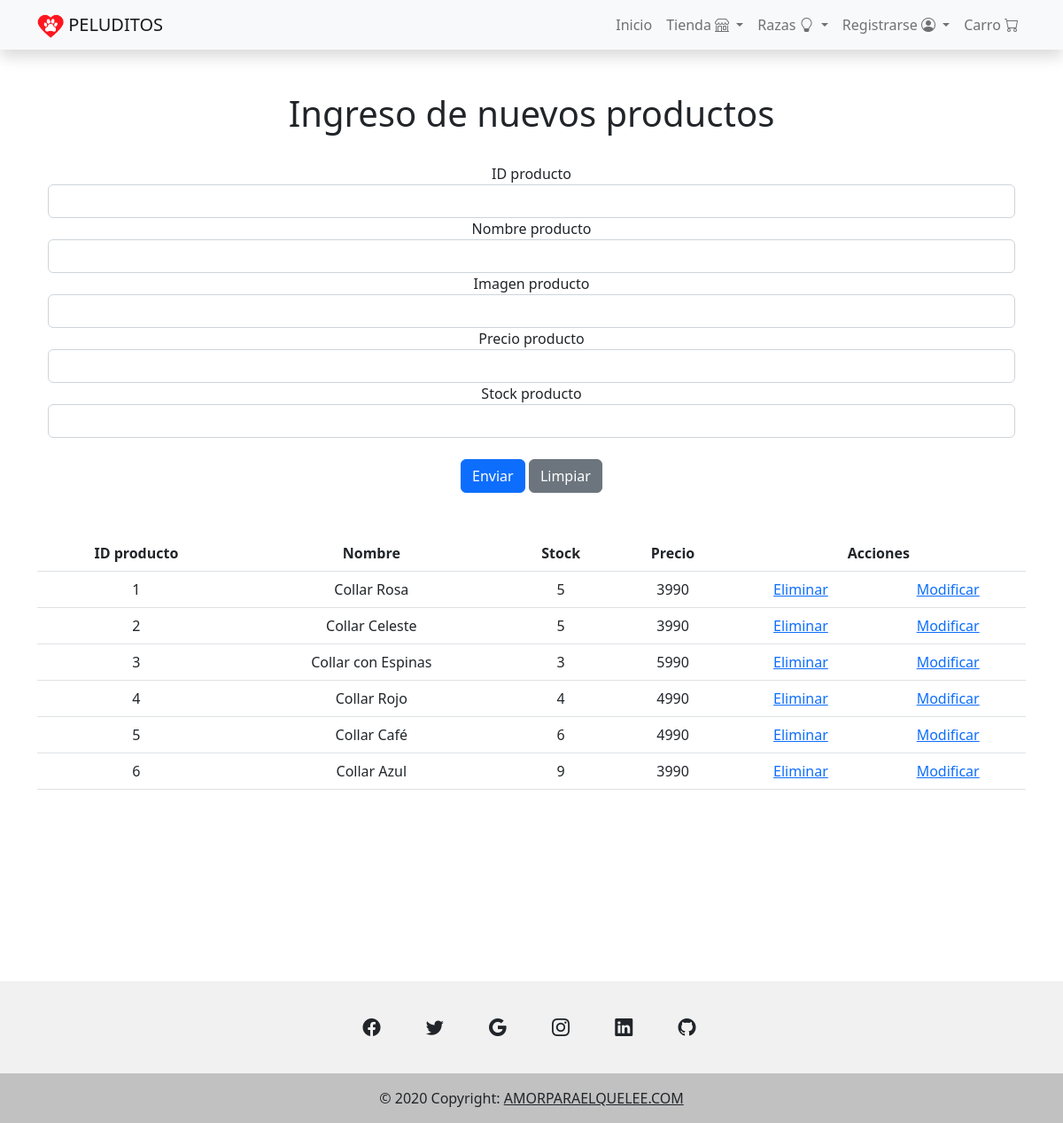
Page /addproductos on the earlier database version.
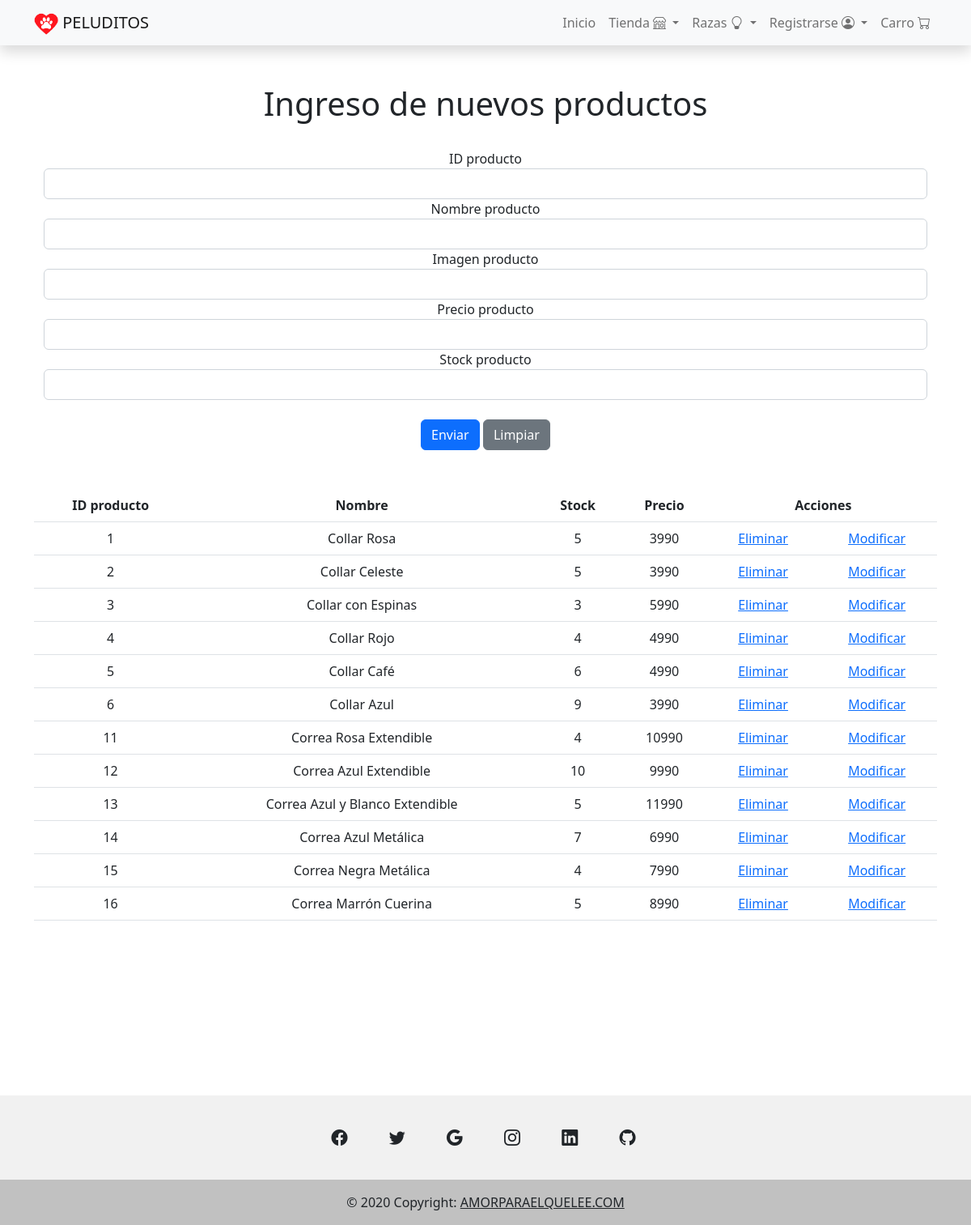
Same page on the later database version.
### Main/models.py (models this page shows, shortened)
class Producto(models.Model):
    idProducto =models.IntegerField(primary_key=True, verbose_name='Id de Producto')
    nombreProducto =models.CharField(max_length=50, verbose_name='Nombre del Producto')
    imagenProducto =models.CharField(max_length=150, verbose_name='Imagen del Producto')
    precioProducto =models.IntegerField(verbose_name='Precio del Producto')
    stockProducto =models.IntegerField(verbose_name='Stock del Producto')

### Main/views.py (the view)
# urls.py: path('addproductos', addproductos),
def addproductos(request):
    productos = Producto.objects.all()
    datos = {'productos': productos}
    return render(request, 'addproductos.html', datos)

### Main/templates/addproductos.html (shortened to what the changed rows need)
<!doctype html>
<html lang="en">
  <head>
    {% load static %}
    <link href="https://cdn.jsdelivr.net/npm/bootstrap@5.1.3/dist/css/bootstrap.min.css" rel="stylesheet">
    <link rel="stylesheet" href="{% static 'css/bootstrap.min.css'%}">
    <link href="{% static 'css/productos.css'%}" rel="stylesheet">
    <link rel="stylesheet" href="https://cdn.jsdelivr.net/npm/bootstrap-icons@1.3.0/font/bootstrap-icons.css">
    <link href="https://cdn.jsdelivr.net/npm/bootstrap@5.2.0-beta1/dist/css/bootstrap.min.css" rel="stylesheet">
  </head>
  <body>
    {% load static %}
        <div class="container text-center mt-5 ">
            <div class="row">
                <h1>Ingreso de nuevos productos</h1>
            </div>
            <br>
            <div class="container">
            <br><br>
            <div class="row">
                <table class="table table-stripped">
                    <th>ID producto</th>
                    <th>Nombre</th>
                    <th>Stock</th>
                    <th>Precio</th>
                    <th colspan="2">Acciones</th>
                    {% for p in productos%}
                    <tr>
                        <td>{{p.idProducto}}</td>
                        <td>{{p.nombreProducto}}</td>
                        <td>{{p.stockProducto}}</td>
                        <td>{{p.precioProducto}}</td>
                        <td><a href="eliminarProducto/{{p.idProducto}}">Eliminar</a></td>
                        <td><a href="modificarProducto/{{p.idProducto}}">Modificar</a></td>
                    </tr>
                    {%endfor%}
                </table>
            </div>
        </div>
        </div>
    </body>
  </html>

Differences in the rows shown:
added Producto: idProducto "11", nombreProducto "Correa Rosa Extendible", stockProducto "4", precioProducto "10990"
added Producto: idProducto "12", nombreProducto "Correa Azul Extendible", stockProducto "10", precioProducto "9990"
added Producto: idProducto "13", nombreProducto "Correa Azul y Blanco Extendible", stockProducto "5", precioProducto "11990"
added Producto: idProducto "14", nombreProducto "Correa Azul Metálica", stockProducto "7", precioProducto "6990"
added Producto: idProducto "15", nombreProducto "Correa Negra Metálica", stockProducto "4", precioProducto "7990"
added Producto: idProducto "16", nombreProducto "Correa Marrón Cuerina", stockProducto "5", precioProducto "8990"
